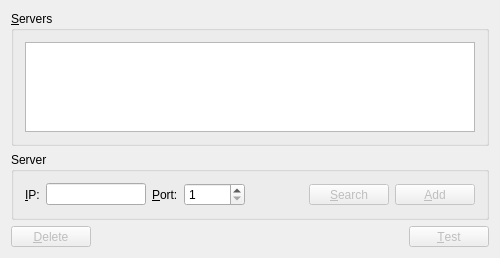
<?xml version="1.0" encoding="UTF-8"?>
<ui version="4.0">
 <class>ServerAddressManagerWindowClass</class>
 <widget class="QWidget" name="ServerAddressManagerWindowClass">
  <property name="geometry">
   <rect>
    <x>0</x>
    <y>0</y>
    <width>500</width>
    <height>258</height>
   </rect>
  </property>
  <property name="windowTitle">
   <string>Servers</string>
  </property>
  <layout class="QVBoxLayout" name="verticalLayout_2">
   <item>
    <widget class="QGroupBox" name="groupBox">
     <property name="title">
      <string>&amp;Servers</string>
     </property>
     <layout class="QVBoxLayout" name="verticalLayout">
      <item>
       <widget class="QTableView" name="tableViewServers">
        <property name="editTriggers">
         <set>QAbstractItemView::NoEditTriggers</set>
        </property>
        <property name="selectionMode">
         <enum>QAbstractItemView::SingleSelection</enum>
        </property>
        <property name="selectionBehavior">
         <enum>QAbstractItemView::SelectRows</enum>
        </property>
        <attribute name="horizontalHeaderDefaultSectionSize">
         <number>80</number>
        </attribute>
        <attribute name="horizontalHeaderStretchLastSection">
         <bool>true</bool>
        </attribute>
       </widget>
      </item>
     </layout>
    </widget>
   </item>
   <item>
    <widget class="QGroupBox" name="groupBoxIP">
     <property name="title">
      <string>Server</string>
     </property>
     <layout class="QGridLayout" name="gridLayout">
      <item row="0" column="1">
       <widget class="QLineEdit" name="lineEditIP">
        <property name="minimumSize">
         <size>
          <width>100</width>
          <height>0</height>
         </size>
        </property>
       </widget>
      </item>
      <item row="0" column="0">
       <widget class="QLabel" name="labelIP">
        <property name="text">
         <string>&amp;IP:</string>
        </property>
        <property name="buddy">
         <cstring>lineEditIP</cstring>
        </property>
       </widget>
      </item>
      <item row="0" column="2">
       <widget class="QLabel" name="labelPort">
        <property name="text">
         <string>&amp;Port:</string>
        </property>
        <property name="buddy">
         <cstring>spinBoxPort</cstring>
        </property>
       </widget>
      </item>
      <item row="0" column="3">
       <widget class="QSpinBox" name="spinBoxPort">
        <property name="minimum">
         <number>1</number>
        </property>
        <property name="maximum">
         <number>65535</number>
        </property>
       </widget>
      </item>
      <item row="0" column="4">
       <spacer name="horizontalSpacer">
        <property name="orientation">
         <enum>Qt::Horizontal</enum>
        </property>
        <property name="sizeHint" stdset="0">
         <size>
          <width>116</width>
          <height>20</height>
         </size>
        </property>
       </spacer>
      </item>
      <item row="0" column="5">
       <widget class="QToolButton" name="toolButtonSearchServer">
        <property name="enabled">
         <bool>false</bool>
        </property>
        <property name="sizePolicy">
         <sizepolicy hsizetype="Preferred" vsizetype="Fixed">
          <horstretch>0</horstretch>
          <verstretch>0</verstretch>
         </sizepolicy>
        </property>
        <property name="minimumSize">
         <size>
          <width>80</width>
          <height>0</height>
         </size>
        </property>
        <property name="text">
         <string>&amp;Search</string>
        </property>
        <property name="icon">
         <iconset resource="../controlcenter.qrc">
          <normaloff>:/icon/resources/images/searchnetwork.png</normaloff>:/icon/resources/images/searchnetwork.png</iconset>
        </property>
        <property name="toolButtonStyle">
         <enum>Qt::ToolButtonTextBesideIcon</enum>
        </property>
       </widget>
      </item>
      <item row="0" column="6">
       <widget class="QToolButton" name="toolButtonAddServer">
        <property name="enabled">
         <bool>false</bool>
        </property>
        <property name="sizePolicy">
         <sizepolicy hsizetype="Preferred" vsizetype="Fixed">
          <horstretch>0</horstretch>
          <verstretch>0</verstretch>
         </sizepolicy>
        </property>
        <property name="minimumSize">
         <size>
          <width>80</width>
          <height>0</height>
         </size>
        </property>
        <property name="text">
         <string>&amp;Add</string>
        </property>
        <property name="icon">
         <iconset resource="../controlcenter.qrc">
          <normaloff>:/icon/resources/images/addtab.png</normaloff>:/icon/resources/images/addtab.png</iconset>
        </property>
        <property name="toolButtonStyle">
         <enum>Qt::ToolButtonTextBesideIcon</enum>
        </property>
       </widget>
      </item>
     </layout>
    </widget>
   </item>
   <item>
    <layout class="QHBoxLayout" name="horizontalLayout">
     <item>
      <widget class="QToolButton" name="toolButtonDeleteServer">
       <property name="enabled">
        <bool>false</bool>
       </property>
       <property name="sizePolicy">
        <sizepolicy hsizetype="Preferred" vsizetype="Fixed">
         <horstretch>0</horstretch>
         <verstretch>0</verstretch>
        </sizepolicy>
       </property>
       <property name="minimumSize">
        <size>
         <width>80</width>
         <height>0</height>
        </size>
       </property>
       <property name="toolTip">
        <string>Delete selected server</string>
       </property>
       <property name="text">
        <string>&amp;Delete</string>
       </property>
       <property name="icon">
        <iconset resource="../controlcenter.qrc">
         <normaloff>:/icon/resources/images/closetab.png</normaloff>:/icon/resources/images/closetab.png</iconset>
       </property>
       <property name="toolButtonStyle">
        <enum>Qt::ToolButtonTextBesideIcon</enum>
       </property>
      </widget>
     </item>
     <item>
      <spacer name="horizontalSpacer_2">
       <property name="orientation">
        <enum>Qt::Horizontal</enum>
       </property>
       <property name="sizeHint" stdset="0">
        <size>
         <width>40</width>
         <height>20</height>
        </size>
       </property>
      </spacer>
     </item>
     <item>
      <widget class="QToolButton" name="toolButtonTestServers">
       <property name="enabled">
        <bool>false</bool>
       </property>
       <property name="sizePolicy">
        <sizepolicy hsizetype="Preferred" vsizetype="Fixed">
         <horstretch>0</horstretch>
         <verstretch>0</verstretch>
        </sizepolicy>
       </property>
       <property name="minimumSize">
        <size>
         <width>80</width>
         <height>0</height>
        </size>
       </property>
       <property name="toolTip">
        <string>Test servers</string>
       </property>
       <property name="text">
        <string>&amp;Test</string>
       </property>
       <property name="icon">
        <iconset resource="../controlcenter.qrc">
         <normaloff>:/icon/resources/images/verifying.gif</normaloff>:/icon/resources/images/verifying.gif</iconset>
       </property>
       <property name="toolButtonStyle">
        <enum>Qt::ToolButtonTextBesideIcon</enum>
       </property>
      </widget>
     </item>
    </layout>
   </item>
  </layout>
 </widget>
 <layoutdefault spacing="6" margin="11"/>
 <tabstops>
  <tabstop>tableViewServers</tabstop>
  <tabstop>lineEditIP</tabstop>
  <tabstop>spinBoxPort</tabstop>
  <tabstop>toolButtonSearchServer</tabstop>
  <tabstop>toolButtonAddServer</tabstop>
  <tabstop>toolButtonTestServers</tabstop>
  <tabstop>toolButtonDeleteServer</tabstop>
 </tabstops>
 <resources>
  <include location="../controlcenter.qrc"/>
 </resources>
 <connections/>
</ui>
